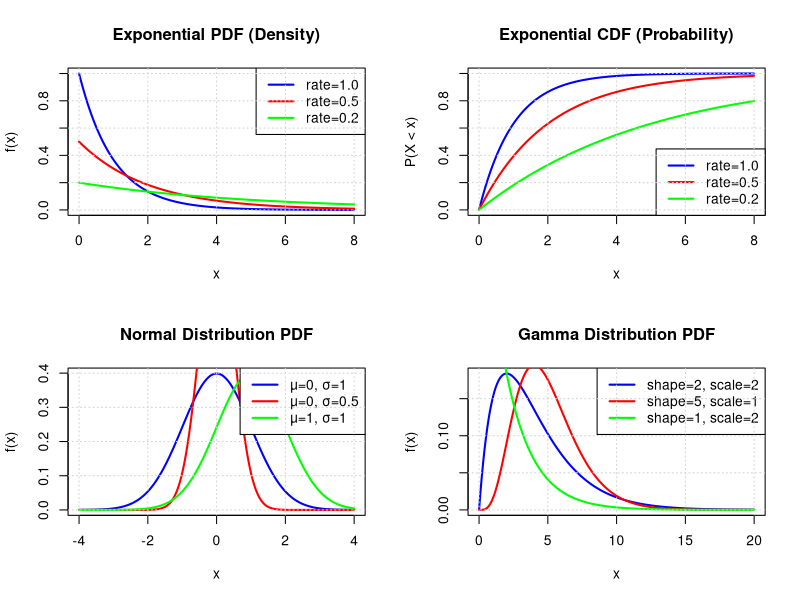

Write R code to recreate this figure.
# Distribution Functions: d, p, q, r pattern
# Demonstrates the four types of distribution functions:
# - d: Density (PDF/PMF)
# - p: Probability (CDF)
# - q: Quantile (inverse CDF)
# - r: Random variates

# Example with Exponential Distribution
cat("=== Exponential Distribution Functions ===\n\n")

# Define range
x.range <- seq(0, 8, 0.05)

# 1. Density function (PDF)
cat("1. Density function (dexp):\n")
pdf.1 <- dexp(x.range, rate=1.0)
pdf.2 <- dexp(x.range, rate=0.5)
pdf.3 <- dexp(x.range, rate=0.2)
cat(sprintf("   PDF at x=1 with rate=1: %.4f\n", dexp(1, rate=1.0)))

# 2. Cumulative distribution function (CDF)
cat("\n2. Cumulative distribution function (pexp):\n")
cdf.1 <- pexp(x.range, rate=1.0)
cdf.2 <- pexp(x.range, rate=0.5)
cdf.3 <- pexp(x.range, rate=0.2)
cat(sprintf("   P(X < 1) with rate=1: %.4f\n", pexp(1, rate=1.0)))

# 3. Quantile function (inverse CDF)
cat("\n3. Quantile function (qexp):\n")
q.value <- qexp(0.5, rate=1.0)
cat(sprintf("   Median (50th percentile) with rate=1: %.4f\n", q.value))
cat(sprintf("   95th percentile with rate=1: %.4f\n", qexp(0.95, rate=1.0)))

# 4. Random variates
cat("\n4. Random variates (rexp):\n")
set.seed(42)
random.samples <- rexp(10, rate=1.0)
cat("   10 random samples:", random.samples, "\n")

# Visualization
png('/home/titan/pdfs/notes/statisticalComputingAndReporting/groupWork/answers/7.Distributions/distribution_functions_r.png',
    width=1200, height=1000, res=150)
par(mfrow=c(2,2))

# Plot 1: PDF
plot(x.range, pdf.1, type="l", col="blue", lwd=2,
     main="Exponential PDF (Density)", xlab="x", ylab="f(x)")
lines(x.range, pdf.2, col="red", lwd=2)
lines(x.range, pdf.3, col="green", lwd=2)
legend("topright", legend=c("rate=1.0", "rate=0.5", "rate=0.2"),
       col=c("blue", "red", "green"), lwd=2)
grid()

# Plot 2: CDF
plot(x.range, cdf.1, type="l", col="blue", lwd=2,
     main="Exponential CDF (Probability)", xlab="x", ylab="P(X < x)")
lines(x.range, cdf.2, col="red", lwd=2)
lines(x.range, cdf.3, col="green", lwd=2)
legend("bottomright", legend=c("rate=1.0", "rate=0.5", "rate=0.2"),
       col=c("blue", "red", "green"), lwd=2)
grid()

# Plot 3: Normal distribution examples
x.norm <- seq(-4, 4, 0.05)
plot(x.norm, dnorm(x.norm, 0, 1), type="l", col="blue", lwd=2,
     main="Normal Distribution PDF", xlab="x", ylab="f(x)")
lines(x.norm, dnorm(x.norm, 0, 0.5), col="red", lwd=2)
lines(x.norm, dnorm(x.norm, 1, 1), col="green", lwd=2)
legend("topright", legend=c("μ=0, σ=1", "μ=0, σ=0.5", "μ=1, σ=1"),
       col=c("blue", "red", "green"), lwd=2)
grid()

# Plot 4: Gamma distribution examples
x.gamma <- seq(0, 20, 0.1)
plot(x.gamma, dgamma(x.gamma, shape=2, scale=2), type="l", col="blue", lwd=2,
     main="Gamma Distribution PDF", xlab="x", ylab="f(x)")
lines(x.gamma, dgamma(x.gamma, shape=5, scale=1), col="red", lwd=2)
lines(x.gamma, dgamma(x.gamma, shape=1, scale=2), col="green", lwd=2)
legend("topright", legend=c("shape=2, scale=2", "shape=5, scale=1", "shape=1, scale=2"),
       col=c("blue", "red", "green"), lwd=2)
grid()

dev.off()
cat("\nVisualization saved as distribution_functions_r.png\n")

# Summary of common distributions
cat("\n=== Common Distributions in R ===\n")
cat("Continuous: norm, exp, gamma, beta, chisq, t, f, unif, lnorm, weibull\n")
cat("Discrete: binom, pois, nbinom, geom, hyper\n")
cat("\nAll support: d, p, q, r prefixes\n")
